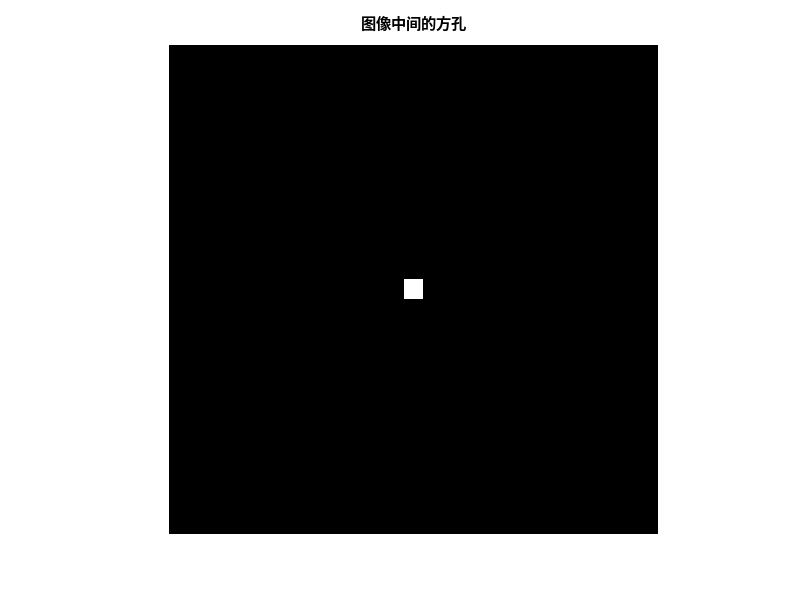

This figure's MATLAB source:
% 设置图像尺寸和孔的大小
N = 1024;  % 图像尺寸
hole_size = 40;  % 方孔的大小（边长）

% 创建一个全黑的图像
image = zeros(N, N);

% 计算方孔的位置，确保方孔在图像中心
center = N / 2;  % 图像中心
half_hole_size = hole_size / 2;  % 方孔的一半大小

% 定义方孔的区域，设置为1（白色）
image(center - half_hole_size : center + half_hole_size - 1, center - half_hole_size : center + half_hole_size - 1) = 1;

% 显示图像
imshow(image);
title('图像中间的方孔');
colormap(gray);  % 使用灰度色图
axis equal;  % 保持纵横比
imwrite(image, 'square.png');